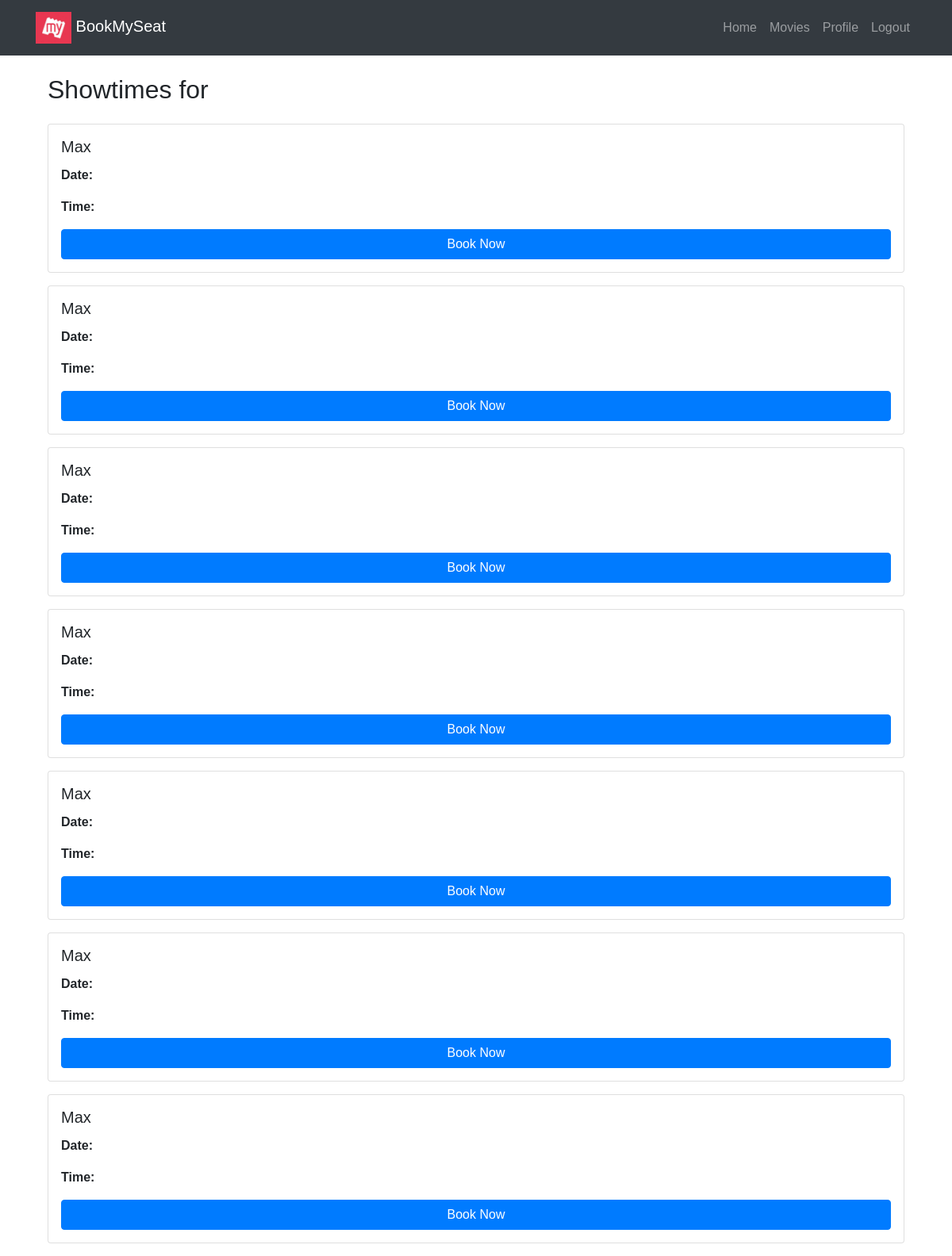
/showtimes/3/ (signed in), run on the app's committed database.
### movies/models.py (models this page shows, shortened)
class Showtime(models.Model):
    movie = models.ForeignKey(Movie, on_delete=models.CASCADE)
    theater = models.ForeignKey(Theater, on_delete=models.CASCADE)
    show_date = models.DateField()
    show_time = models.TimeField()

class Theater(models.Model):
    name = models.CharField(max_length=255)
    movie = models.ForeignKey(Movie, on_delete=models.CASCADE)

### movies/views.py (the view)
# urls.py: path('showtimes/<int:movie_id>/', views.showtimes, name='showtimes'),
def showtimes(request, movie_id):
    movie = get_object_or_404(Movie, id=movie_id)
    showtimes = Showtime.objects.filter(movie=movie).order_by('show_time')
    return render(request, 'movies/showtimes.html', {'movie': movie, 'showtimes': showtimes})

### templates/movies/showtimes.html
{% extends 'users/basic.html' %}
{% block content %}
<div class="container mt-4">
    <h2 class="mb-4">Showtimes for {{ movie.title }}</h2>
    {% if showtimes %}
        {% for showtime in showtimes %}
            <div class="card mb-3 p-3">
                <h5 class="card-title">{{ showtime.theater.name }}</h5>
                <p><strong>Date:</strong> {{ showtime.date }}</p>
                <p><strong>Time:</strong> {{ showtime.time }}</p>
                <a href="{% url 'select_seats' showtime.id %}" class="btn btn-primary">Book Now</a>
            </div>
        {% endfor %}
    {% else %}
        <p>No showtimes available for this movie.</p>
    {% endif %}
</div>
{% endblock %}

### templates/users/basic.html (style rules this page uses)
body { font-family: Arial, sans-serif; }

### data on the page
Showtime: theater.name "Max"
Showtime: theater.name "Max"
Showtime: theater.name "Max"
Showtime: theater.name "Max"
Showtime: theater.name "Max"
Showtime: theater.name "Max"
Showtime: theater.name "Max"
